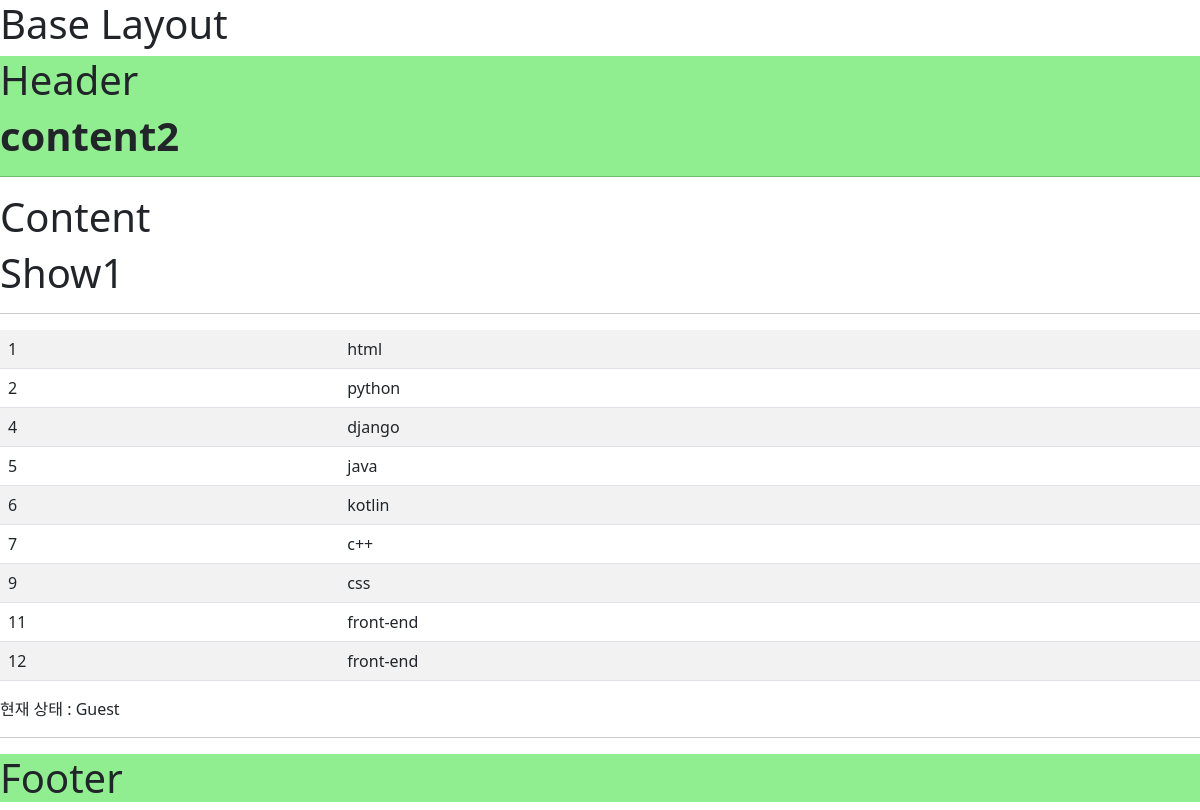
Screenshot of /first/show/ with the database file from the repository.
### firstapp/models.py (models this page shows)
class Curriculum(models.Model):
    name = models.CharField(max_length=255)

### firstapp/views.py (the view)
# urls.py: path('show/', views.show, name = 'show'),
def show(request):
    curriculum = Curriculum.objects.all()
    return render(request, 'show.html', {'data':curriculum})

### firstapp/templates/show.html
{% extends 'firstapp/layout.html' %}
{% block content %}
<link href="https://cdn.jsdelivr.net/npm/bootstrap@5.1.3/dist/css/bootstrap.min.css" rel="stylesheet">
<body>
    <h1>Show1</h1>
    <hr>
    <table class= "table table-striped">
        {% for c in data %}
        <tr>
         <td> {{c.id}} </td>
         <td> {{c.name}} </td>
        </tr>
        {% endfor %}
    </table>
    {% if user.is_authenticated %}
        <p>
            <a class='nav-link' href="{% url 'member:logout' %}">
                {{ user.username }} 님 반갑습니다. (로그아웃)
            </a>
        </p>
    {% else %}
    <p>현재 상태 : Guest</p>
    {% endif %}
</body>
{% endblock %}
{% block content2 %}
 <h1 style = 'font-weight: bold;'>content2</h1>
{% endblock %}

### rows the page displays
Curriculum: id "1", name "html"
Curriculum: id "2", name "python"
Curriculum: id "4", name "django"
Curriculum: id "5", name "java"
Curriculum: id "6", name "kotlin"
Curriculum: id "7", name "c++"
Curriculum: id "9", name "css"
Curriculum: id "11", name "front-end"
Curriculum: id "12", name "front-end"
